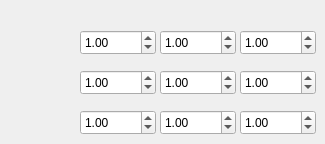
      <widget class="QWidget" name="tab">
       <attribute name="title">
        <string>3*3</string>
       </attribute>
       <widget class="QDoubleSpinBox" name="inputMoph3_0">
        <property name="geometry">
         <rect>
          <x>80</x>
          <y>30</y>
          <width>76</width>
          <height>25</height>
         </rect>
        </property>
        <property name="value">
         <double>1.000000000000000</double>
        </property>
       </widget>
       <widget class="QDoubleSpinBox" name="inputMoph3_1">
        <property name="geometry">
         <rect>
          <x>160</x>
          <y>30</y>
          <width>76</width>
          <height>25</height>
         </rect>
        </property>
        <property name="value">
         <double>1.000000000000000</double>
        </property>
       </widget>
       <widget class="QDoubleSpinBox" name="inputMoph3_2">
        <property name="geometry">
         <rect>
          <x>240</x>
          <y>30</y>
          <width>76</width>
          <height>25</height>
         </rect>
        </property>
        <property name="value">
         <double>1.000000000000000</double>
        </property>
       </widget>
       <widget class="QDoubleSpinBox" name="inputMoph3_3">
        <property name="geometry">
         <rect>
          <x>80</x>
          <y>70</y>
          <width>76</width>
          <height>25</height>
         </rect>
        </property>
        <property name="value">
         <double>1.000000000000000</double>
        </property>
       </widget>
       <widget class="QDoubleSpinBox" name="inputMoph3_4">
        <property name="geometry">
         <rect>
          <x>160</x>
          <y>70</y>
          <width>76</width>
          <height>25</height>
         </rect>
        </property>
        <property name="value">
         <double>1.000000000000000</double>
        </property>
       </widget>
       <widget class="QDoubleSpinBox" name="inputMoph3_5">
        <property name="geometry">
         <rect>
          <x>240</x>
          <y>70</y>
          <width>76</width>
          <height>25</height>
         </rect>
        </property>
        <property name="value">
         <double>1.000000000000000</double>
        </property>
       </widget>
       <widget class="QDoubleSpinBox" name="inputMoph3_6">
        <property name="geometry">
         <rect>
          <x>80</x>
          <y>110</y>
          <width>76</width>
          <height>25</height>
         </rect>
        </property>
        <property name="value">
         <double>1.000000000000000</double>
        </property>
       </widget>
       <widget class="QDoubleSpinBox" name="inputMoph3_7">
        <property name="geometry">
         <rect>
          <x>160</x>
          <y>110</y>
          <width>76</width>
          <height>25</height>
         </rect>
        </property>
        <property name="value">
         <double>1.000000000000000</double>
        </property>
       </widget>
       <widget class="QDoubleSpinBox" name="inputMoph3_8">
        <property name="geometry">
         <rect>
          <x>240</x>
          <y>110</y>
          <width>76</width>
          <height>25</height>
         </rect>
        </property>
        <property name="value">
         <double>1.000000000000000</double>
        </property>
       </widget>
      </widget>
